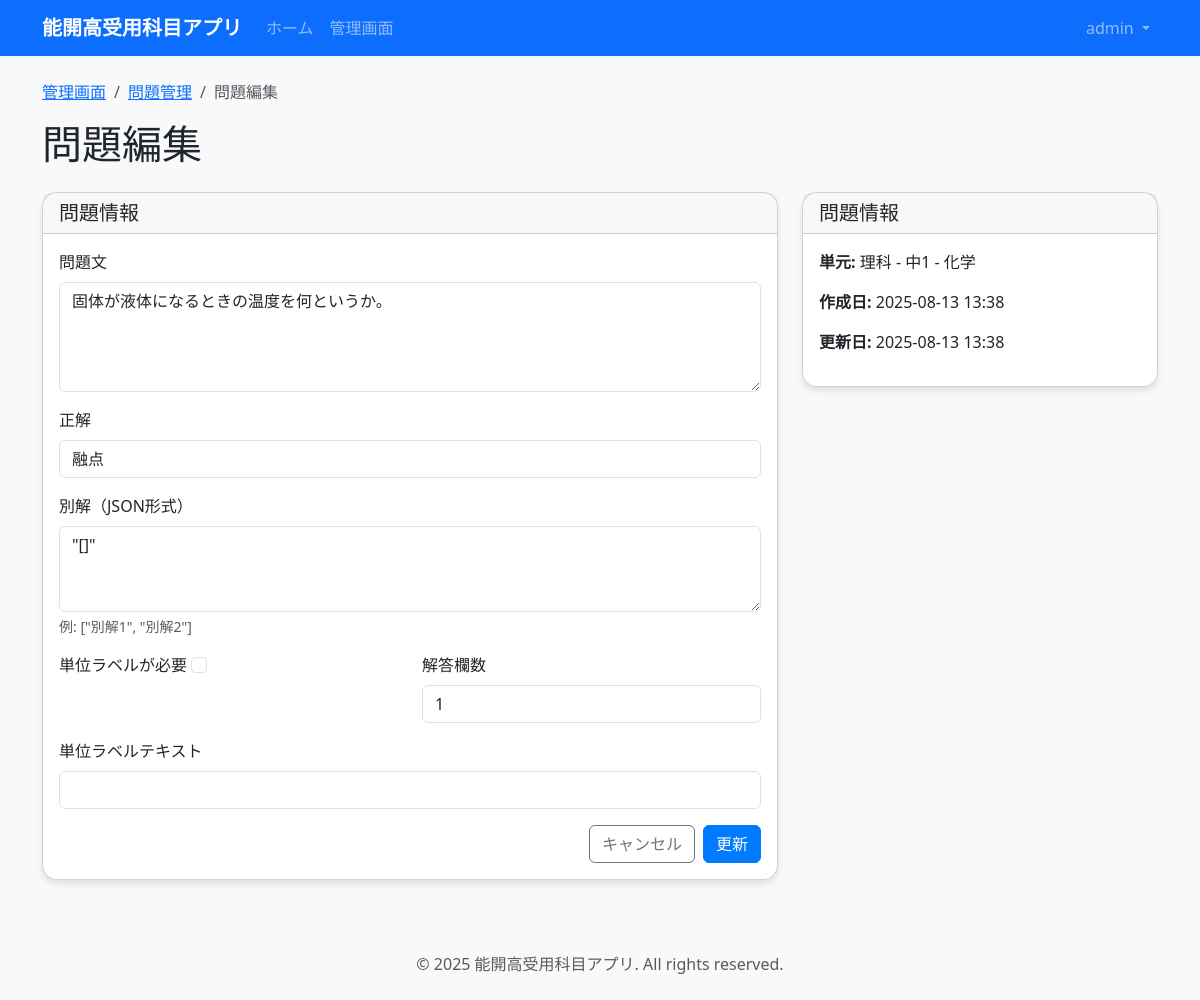
/admin-panel/questions/736/edit/ (signed in), run on an earlier commit of the app's database.
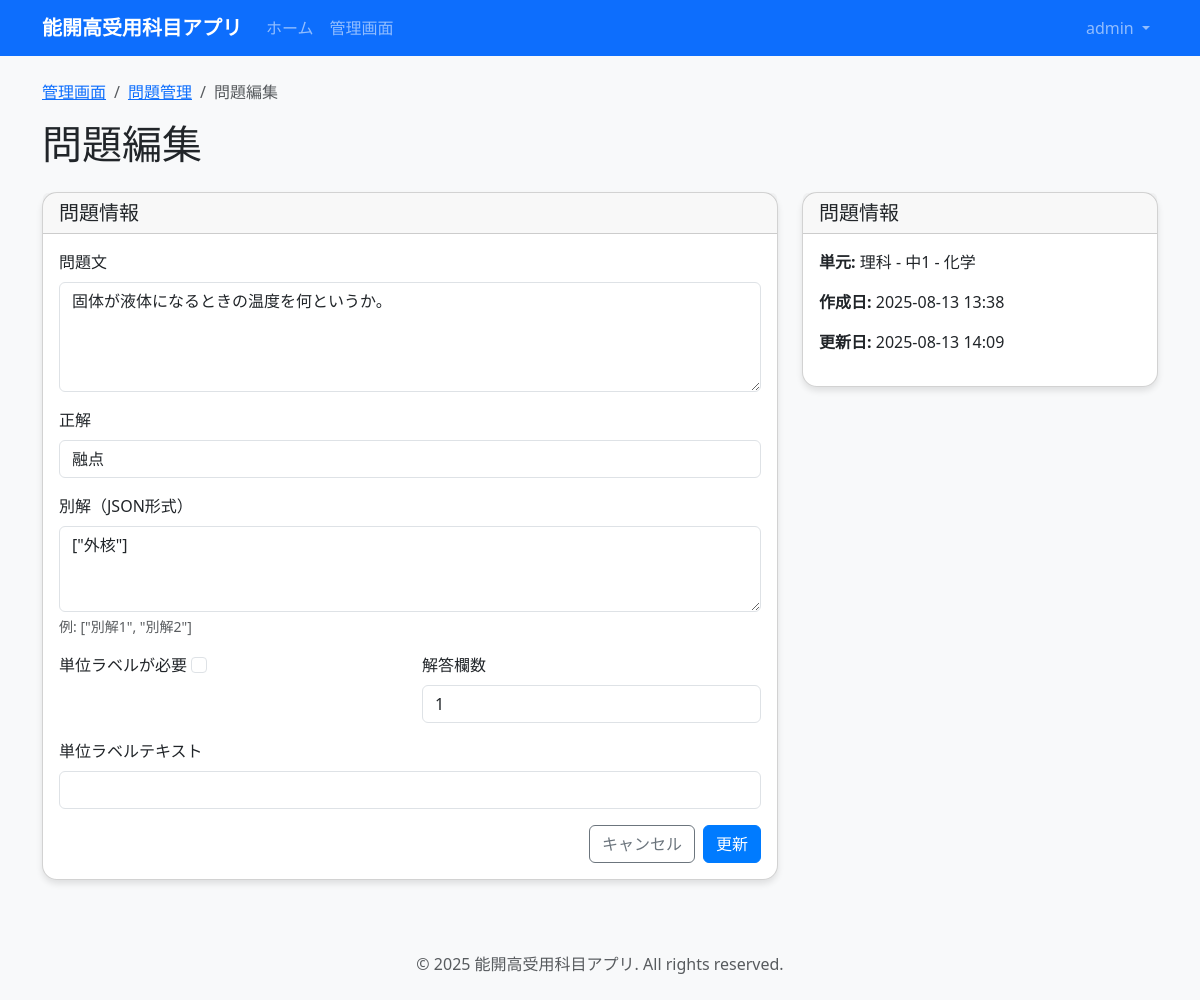
And on a later commit of the database.
### quiz_app/models.py (models this page shows, shortened)
class Question(models.Model):
    class QuestionType(models.TextChoices):
        TEXT = 'text', '記述問題'
        CHOICE = 'choice', '選択問題'
    unit = models.ForeignKey(
        Unit,
        on_delete=models.CASCADE,
        related_name='questions',
        verbose_name='単元'
    )
    source_id = models.CharField(max_length=50, verbose_name='元データID')
    question_type = models.CharField(
        max_length=10,
        choices=QuestionType.choices,
        default=QuestionType.TEXT,
        verbose_name='問題タイプ'
    )
    text = models.TextField(verbose_name='問題文')
    correct_answer = models.TextField(verbose_name='正解')
    accepted_alternatives = models.JSONField(
        default=list,
        blank=True,
        verbose_name='別解'
    )
    choices = models.JSONField(
        default=list,
        blank=True,
        verbose_name='選択肢'
    )
    requires_unit_label = models.BooleanField(
        default=False,
        verbose_name='単位ラベル必要'
    )
    unit_label_text = models.CharField(
        max_length=20,
        blank=True,
        verbose_name='単位ラベル'
    )
    parts_count = models.PositiveIntegerField(
        default=1,
        validators=[MinValueValidator(1), MaxValueValidator(10)],
        verbose_name='解答欄数'
    )
    created_at = models.DateTimeField(auto_now_add=True, verbose_name='作成日時')
    updated_at = models.DateTimeField(auto_now=True, verbose_name='更新日時')
    class Meta:
        verbose_name = '問題'
        verbose_name_plural = '問題'
        unique_together = ['unit', 'source_id']
        indexes = [
            models.Index(fields=['unit', 'source_id']),
        ]

class Unit(models.Model):
    subject = models.ForeignKey(
        Subject,
        on_delete=models.CASCADE,
        related_name='units',
        verbose_name='教科'
    )
    grade_year = models.CharField(max_length=10, verbose_name='学年')
    category = models.CharField(max_length=50, verbose_name='カテゴリ')
    unit_key = models.CharField(
        max_length=100,
        unique=True,
        verbose_name='単元キー'
    )
    class Meta:
        verbose_name = '単元'
        verbose_name_plural = '単元'
        unique_together = ['subject', 'grade_year', 'category']
    def __str__(self):
        return f"{self.subject.label_ja} - {self.grade_year} - {self.category}"

class Subject(models.Model):
    class Code(models.TextChoices):
        SCIENCE = 'science', '理科'
        SOCIAL = 'social', '社会'
    code = models.CharField(
        max_length=10,
        choices=Code.choices,
        unique=True,
        verbose_name='教科コード'
    )
    label_ja = models.CharField(max_length=20, verbose_name='教科名')
    class Meta:
        verbose_name = '教科'
        verbose_name_plural = '教科'

### admin_panel/views.py (the view, shortened to what this page needs)
# urls.py: path('questions/<int:pk>/edit/', views.QuestionEditView.as_view(), name='question_edit'),
class QuestionEditView(LoginRequiredMixin, AdminRequiredMixin, UpdateView):
    model = Question
    template_name = 'admin_panel/question_edit.html'
    form_class = QuestionForm
    success_url = reverse_lazy('admin_panel:questions')

### admin_panel/forms.py
class QuestionForm(forms.ModelForm):
    class Meta:
        model = Question
        fields = ['text', 'correct_answer', 'accepted_alternatives', 'requires_unit_label', 'unit_label_text', 'parts_count']
        widgets = {
            'text': forms.Textarea(attrs={'class': 'form-control', 'rows': 4}),
            'correct_answer': forms.TextInput(attrs={'class': 'form-control'}),
            'accepted_alternatives': forms.Textarea(attrs={'class': 'form-control', 'rows': 3}),
            'requires_unit_label': forms.CheckboxInput(attrs={'class': 'form-check-input'}),
            'unit_label_text': forms.TextInput(attrs={'class': 'form-control'}),
            'parts_count': forms.NumberInput(attrs={'class': 'form-control'}),
        }

### admin_panel/views.py (called while the page is built)
def admin_required(user):
    return user.is_authenticated and user.role == 'admin'

    def test_func(self):
        return admin_required(self.request.user)

### templates/admin_panel/question_edit.html (shortened to what this page needs)
{% extends 'base.html' %}
{% block content %}
<div class="row">
    <div class="col-12">
        <nav aria-label="breadcrumb">
            <ol class="breadcrumb">
                <li class="breadcrumb-item"><a href="{% url 'admin_panel:home' %}">管理画面</a></li>
                <li class="breadcrumb-item"><a href="{% url 'admin_panel:questions' %}">問題管理</a></li>
                <li class="breadcrumb-item active">問題編集</li>
            </ol>
        </nav>
        <h1 class="mb-4">問題編集</h1>
    </div>
</div>
<div class="row">
    <div class="col-md-8">
        <div class="card">
            <div class="card-header">
                <h5 class="mb-0">問題情報</h5>
            </div>
            <div class="card-body">
                <form method="post">
                    <div class="mb-3">
                        <label for="{{ form.text.id_for_label }}" class="form-label">問題文</label>
                        {{ form.text }}
                    </div>
                    <div class="mb-3">
                        <label for="{{ form.correct_answer.id_for_label }}" class="form-label">正解</label>
                        {{ form.correct_answer }}
                    </div>
                    <div class="mb-3">
                        <label for="{{ form.accepted_alternatives.id_for_label }}" class="form-label">別解（JSON形式）</label>
                        {{ form.accepted_alternatives }}
                        <div class="form-text">例: ["別解1", "別解2"]</div>
                    </div>
                    <div class="row">
                        <div class="col-md-6">
                            <div class="mb-3">
                                <label for="{{ form.requires_unit_label.id_for_label }}" class="form-label">単位ラベルが必要</label>
                                {{ form.requires_unit_label }}
                            </div>
                        </div>
                        <div class="col-md-6">
                            <div class="mb-3">
                                <label for="{{ form.parts_count.id_for_label }}" class="form-label">解答欄数</label>
                                {{ form.parts_count }}
                            </div>
                        </div>
                    </div>
                    <div class="mb-3">
                        <label for="{{ form.unit_label_text.id_for_label }}" class="form-label">単位ラベルテキスト</label>
                        {{ form.unit_label_text }}
                    </div>
                    <div class="d-grid gap-2 d-md-flex justify-content-md-end">
                        <a href="{% url 'admin_panel:questions' %}" class="btn btn-outline-secondary">キャンセル</a>
                        <button type="submit" class="btn btn-primary">更新</button>
                    </div>
                </form>
            </div>
        </div>
    </div>
    <div class="col-md-4">
        <div class="card">
            <div class="card-header">
                <h5 class="mb-0">問題情報</h5>
            </div>
            <div class="card-body">
                <p><strong>単元:</strong> {{ object.unit }}</p>
                <p><strong>作成日:</strong> {{ object.created_at|date:"Y-m-d H:i" }}</p>
                <p><strong>更新日:</strong> {{ object.updated_at|date:"Y-m-d H:i" }}</p>
            </div>
        </div>
    </div>
</div>
{% endblock %}

What changed in the data, as far as the page shows it:
changed Question "固体が液体になるときの温度を何というか。": accepted_alternatives "\"[]\"" → "[\"外核\"]"; updated_at "2025-08-13 13:38" → "2025-08-13 14:09"
